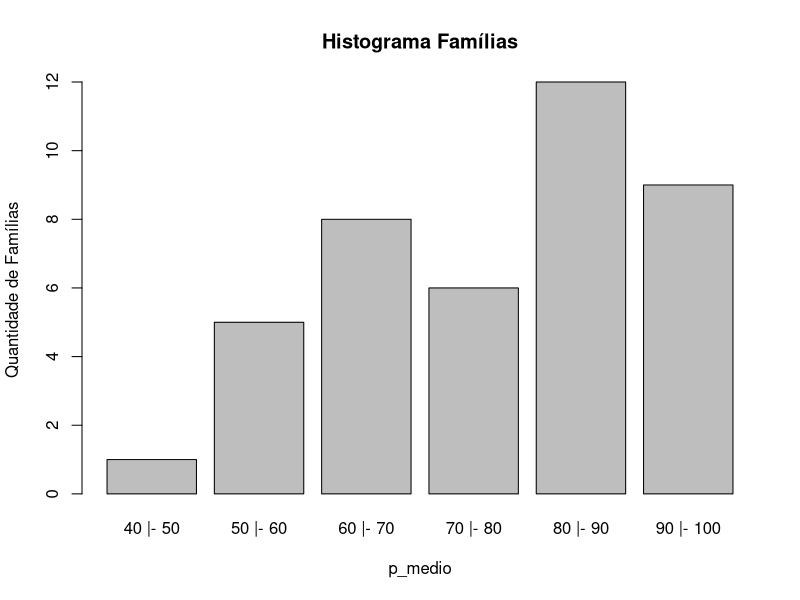

Source code (R):
##########################
##########################
# DADOS ##################
##########################
##########################

turma_a <- c(4,5,5,6,6,7,7,8)
turma_b <- c(1,2,4,6,6,9,10,10)
turma_c <- c(0,6,7,7,7,7.5,7.5)
turma_d <- c(7,7,7,7,7,7,7)

#IDH

municipios <- c(
  "Antônio Carlos",  "Biguaçu",  "Florianópolis",
  "Governador Celso Ramos",  "Palhoça",  "Paulo Lopes",
  "Santo Amaro da Imperatriz",  "São José",  "São Pedro de Alcântera")

populacao <- c(6434,  48077,  343315,  11598,  102742,  5924,  15708,  173559,  3584)

idh <- c(0.83,  0.82,  0.88,  0.79,  0.82,  0.76,  0.84,  0.85,  0.8)

microRegiaoFlorianopolis <- data.frame(municipios, populacao, idh)

##########################
##########################
# DESVIO PADRÃO FÓRMULAS #
##########################
##########################

sd(turma_a)
# FÓRMULA 1
sqrt((sum((turma_a - mean(turma_a))^2)) / (length(turma_a) - 1))
#FÓRMULA 2
sqrt(((sum(turma_a^2)) - (length(turma_a) * (mean(turma_a)^2))) / (length(turma_a) - 1))
#FÓRMULA 3
turma_a_unicos <- unique(turma_a)
turma_a_unicos_freq <- as.vector(table(turma_a))
sqrt(((sum(turma_a_unicos^2 * turma_a_unicos_freq)) - (length(turma_a) * (mean(turma_a)^2))) / (length(turma_a) - 1))

##########################
##########################
# MÉDIA PONDERADA ########
##########################
##########################

#Média Simples

sum(microRegiaoFlorianopolis$idh) / length(microRegiaoFlorianopolis$idh)

#Média Ponderada

sum(microRegiaoFlorianopolis$idh * microRegiaoFlorianopolis$populacao) / sum(microRegiaoFlorianopolis$populacao)

##########################
##########################
# QUESTÕES ###############
##########################
##########################

# Questão 1

sd(turma_b)
sd(turma_c)

# Questão 2

mean(turma_d)
sd(turma_d)

# Questão 4 

x <- c(7,8,6,10,5,9,4,12,7,8)
mean(x)
sd(x)

# Questão 5

tamanho_familias      <- c(1,2,3,4,5,6,7,8)
frequencia_familias   <- c(1,3,6,13,11,4,0,2)
percentagem_familias  <- c(2.5,7.5,15,32.5,27.5,10,0,5)

familias <- data.frame(tamanho_familias, frequencia_familias, percentagem_familias)

media <- sum(familias$frequencia_familias * familias$tamanho_familias) / sum(familias$frequencia_familias)
media

desvioPadrao <- sqrt(((sum(familias$tamanho_familias^2 * familias$frequencia_familias)) - (sum(familias$frequencia_familias) * (media^2))) / (sum(familias$frequencia_familias) - 1))

desvioPadrao

# Questão 6
rotulos <- c("40 |- 50", "50 |- 60", "60 |- 70", "70 |- 80", "80 |- 90", "90 |- 100")
p_medio <- c(45,55,65,75,85,95)
f_muni  <- c(1,5,8,6,12,9)
dados   <- data.frame(rotulos, p_medio, f_muni)

media_q6 = 76.75

barplot(data=dados,
        f_muni~p_medio,
        names.arg = rotulos,
        ylab = "Quantidade de Famílias",
        main="Histograma Famílias")


# Questão 10

a <- c(15,9,7,20,18,19,23,32,14,10,11)
b <- c(15,9,7,20,18,19,23,32,15,10,11,16)

median(a)
mean(a)
quantile(a)
summary(a)

median(b)
mean(b)
quantile(b)
summary(b)




